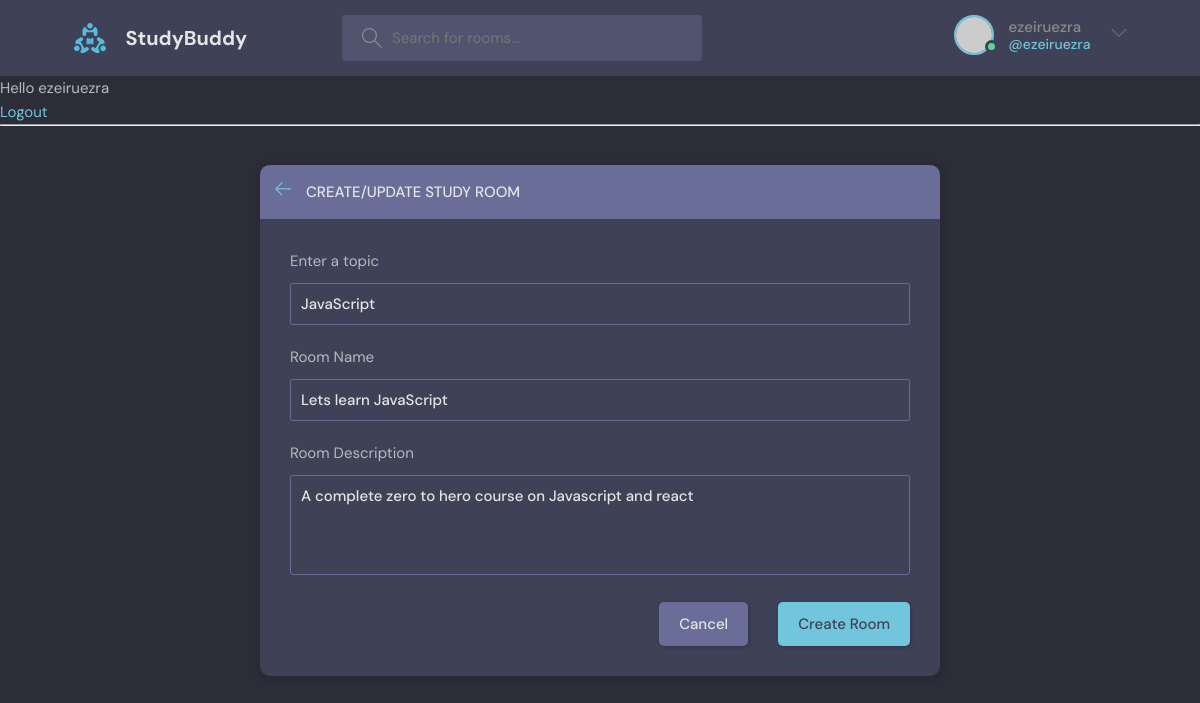
Page /update-room/1 (signed in) on the committed database.
### base/models.py (models this page shows, shortened)
class Room(models.Model):
    host = models.ForeignKey(User, on_delete=models.SET_NULL, null=True)
    topic = models.ForeignKey(Topic, on_delete=models.SET_NULL, null=True)
    name = models.CharField(max_length=200)
    description = models.TextField(null=True, blank=True)
    participants = models.ManyToManyField(User, related_name='participants', blank=True)
    updated = models.DateTimeField(auto_now=True)
    created = models.DateTimeField(auto_now_add=True)
    class Meta:
        ordering = ['-updated', '-created']

class Topic(models.Model):
    name = models.CharField(max_length=200)

### base/views.py (the view, shortened to what this page needs)
# urls.py: path("update-room/<str:pk>", views.update_room, name="update-room"),
@login_required(login_url='login')
def update_room(request, pk):
    room = Room.objects.get(id=pk)
    update_form = RoomForm(instance=room)
    topics = Topic.objects.all()
    if request.user != room.host:
        return HttpResponse("You don't have permission for this")
    context = {
        "form": update_form,
        "topics": topics,
        "room": room
    }
    return render(request, "room_form.html", context)

### base/forms.py
class RoomForm(ModelForm):
    class Meta:
        model = Room
        fields = "__all__"
        exclude = ["host", "participants"]

### base/templates/room_form.html (shortened to what this page needs)
{% extends 'main.html' %}
{% block content %}
  <main class="create-room layout">
    <div class="container">
      <div class="layout__box">
        <div class="layout__boxHeader">
          <div class="layout__boxTitle">
            <a href="{% url 'home' %}">
              <svg version="1.1" xmlns="http://www.w3.org/2000/svg" width="32" height="32" viewBox="0 0 32 32">
                <title>arrow-left</title>
                <path
                  d="M13.723 2.286l-13.723 13.714 13.719 13.714 1.616-1.611-10.96-10.96h27.625v-2.286h-27.625l10.965-10.965-1.616-1.607z">
                </path>
              </svg>
            </a>
            <h3>Create/Update Study Room</h3>
          </div>
        </div>
        <div class="layout__body">
          <form class="form" method="POST" action="">
            <div class="form__group">
              <label for="room_topic"> Enter a topic </label>
              <input required type="text" value="{{ room.topic.name }}" name="topic" list="topic-list" />
            </div>
            <div class="form__group">
              <label for="room_name"> Room Name </label>
              {{ form.name }}
            </div>
            <div class="form__group">
              <label for="room_description"> Room Description </label>
              {{ form.description }}
            </div>
            <div class="form__action">
              <a class="btn btn--dark" href="index.html">Cancel</a>
              <button class="btn btn--main" type="submit">Create Room</button>
            </div>
          </form>
        </div>
      </div>
    </div>
  </main>
{% endblock %}

### base/templates/navbar.html (shortened to what this page needs)
{% load static %}
<header class="header header--loggedIn">
      <div class="container">
        <a href="{% url 'home' %}" class="header__logo">
          <img src="{% static 'images/logo.svg' %}" />
          <h1>StudyBuddy</h1>
        </a>
        <form class="header__search" method="GET" action="{% url 'home' %}">
          <label>
            <input name="q" placeholder="Search for rooms..." />
          </label>
        </form>
        <nav class="header__menu">
          {% if request.user.is_authenticated %}
          <div class="header__user">
            <a href="{% url 'user-profile' request.user.id %}">
              <div class="avatar avatar--medium active">
                <img src="https://randomuser.me/api/portraits/men/37.jpg" />
              </div>
              <p>{{ request.user.username }} <span>@{{ request.user.username }}</span></p>
            </a>
            <button class="dropdown-button">
              <svg version="1.1" xmlns="http://www.w3.org/2000/svg" width="32" height="32" viewBox="0 0 32 32">
                <title>chevron-down</title>
                <path d="M16 21l-13-13h-3l16 16 16-16h-3l-13 13z"></path>
              </svg>
            </button>
          </div>
          {% else %}
           <a href="{% url 'login' %}">
            <img src="{% static 'images/avatar.svg' %}"  />
            <p>Login</p>
          </a>
           {% endif %}
        </nav>
      </div>
    </header>
{% if request.user.is_authenticated %}
<p>Hello {{ request.user }}</p>
<a href="{% url 'logout' %}">Logout</a>
{% else %}
<a href="{% url 'login' %}">Login</a>
{% endif %}
<hr>

### rows in the picture
Room: topic "JavaScript", name "Lets learn JavaScript", description "A complete zero to hero course on Javascript and react"

### other values in the picture
{{ request.user.username }} "ezeiruezra"
{{ request.user }} "ezeiruezra"
